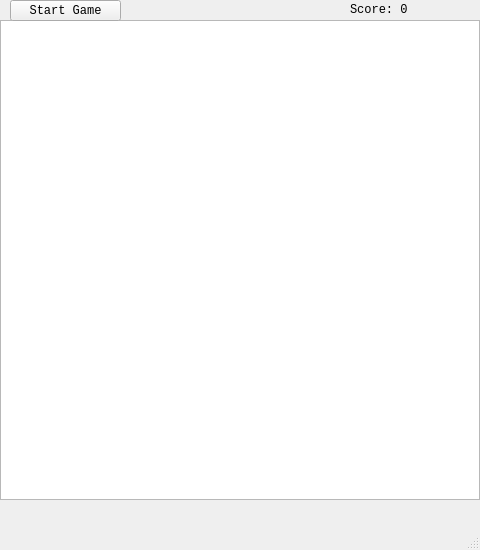
<?xml version="1.0" encoding="UTF-8"?>
<ui version="4.0">
 <class>MainWindow</class>
 <widget class="QMainWindow" name="MainWindow">
  <property name="geometry">
   <rect>
    <x>0</x>
    <y>0</y>
    <width>480</width>
    <height>550</height>
   </rect>
  </property>
  <property name="font">
   <font>
    <family>Courier New</family>
   </font>
  </property>
  <property name="windowTitle">
   <string>Snake</string>
  </property>
  <widget class="QWidget" name="centralwidget">
   <widget class="QLabel" name="scoreLabel">
    <property name="geometry">
     <rect>
      <x>350</x>
      <y>0</y>
      <width>121</width>
      <height>20</height>
     </rect>
    </property>
    <property name="text">
     <string>Score: 0</string>
    </property>
   </widget>
   <widget class="QGraphicsView" name="gameView">
    <property name="geometry">
     <rect>
      <x>0</x>
      <y>20</y>
      <width>480</width>
      <height>480</height>
     </rect>
    </property>
   </widget>
   <widget class="QPushButton" name="startButton">
    <property name="enabled">
     <bool>true</bool>
    </property>
    <property name="geometry">
     <rect>
      <x>10</x>
      <y>0</y>
      <width>111</width>
      <height>21</height>
     </rect>
    </property>
    <property name="text">
     <string>Start Game</string>
    </property>
   </widget>
  </widget>
  <widget class="QMenuBar" name="menubar">
   <property name="geometry">
    <rect>
     <x>0</x>
     <y>0</y>
     <width>480</width>
     <height>24</height>
    </rect>
   </property>
  </widget>
  <widget class="QStatusBar" name="statusbar"/>
 </widget>
 <resources/>
 <connections/>
</ui>
